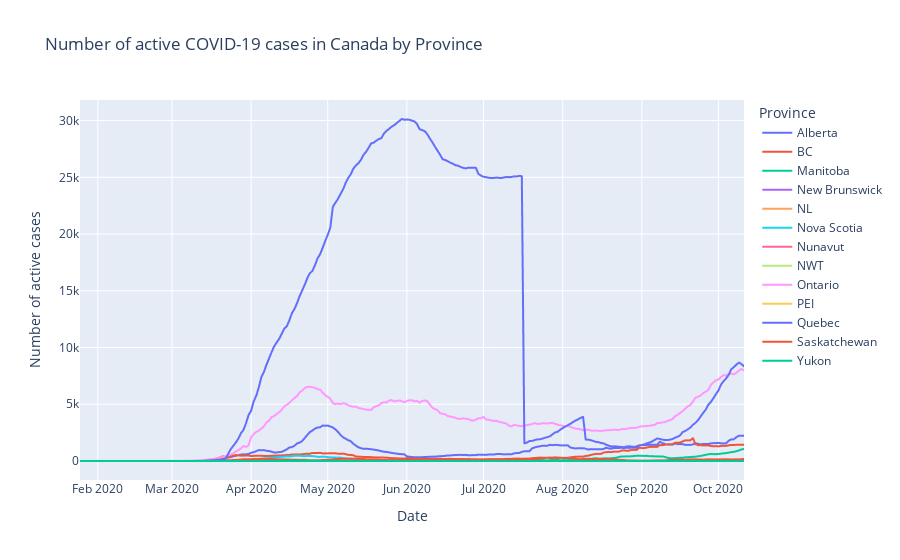

Notebook source saved alongside this figure:
### Code cell
# Plot I_it new cases for each province
fig = px.line(
    active_cases_provinces,
    x="date",
    y="active_cases",
    color="province",
    title="Number of active COVID-19 cases in Canada by Province",
    labels=dict(
        date="Date",
        active_cases="Number of active cases",
        province="Province",
    ),
    height=600,
)
fig.show()

### Figure 1 — Plotly figure (JSON) as saved in the notebook; plotly's stock layout.template omitted (floating-point values rounded to 4 significant figures; data arrays with more than 128 entries replaced by an {"elided": "..."} marker saying what was removed)
{"data": [{"hovertemplate": "Province=Alberta<br>Date=%{x}<br>Number of active cases=%{y}<extra></extra>", "legendgroup": "Alberta", "line": {"color": "#636efa", "dash": "solid"}, "mode": "lines", "name": "Alberta", "showlegend": true, "type": "scattergl", "x": {"elided": "261 str values"}, "xaxis": "x", "y": {"elided": "261 int values"}, "yaxis": "y"}, {"hovertemplate": "Province=BC<br>Date=%{x}<br>Number of active cases=%{y}<extra></extra>", "legendgroup": "BC", "line": {"color": "#EF553B", "dash": "solid"}, "mode": "lines", "name": "BC", "showlegend": true, "type": "scattergl", "x": {"elided": "261 str values"}, "xaxis": "x", "y": {"elided": "261 int values"}, "yaxis": "y"}, {"hovertemplate": "Province=Manitoba<br>Date=%{x}<br>Number of active cases=%{y}<extra></extra>", "legendgroup": "Manitoba", "line": {"color": "#00cc96", "dash": "solid"}, "mode": "lines", "name": "Manitoba", "showlegend": true, "type": "scattergl", "x": {"elided": "261 str values"}, "xaxis": "x", "y": {"elided": "261 int values"}, "yaxis": "y"}, {"hovertemplate": "Province=New Brunswick<br>Date=%{x}<br>Number of active cases=%{y}<extra></extra>", "legendgroup": "New Brunswick", "line": {"color": "#ab63fa", "dash": "solid"}, "mode": "lines", "name": "New Brunswick", "showlegend": true, "type": "scattergl", "x": {"elided": "261 str values"}, "xaxis": "x", "y": {"elided": "261 int values"}, "yaxis": "y"}, {"hovertemplate": "Province=NL<br>Date=%{x}<br>Number of active cases=%{y}<extra></extra>", "legendgroup": "NL", "line": {"color": "#FFA15A", "dash": "solid"}, "mode": "lines", "name": "NL", "showlegend": true, "type": "scattergl", "x": {"elided": "261 str values"}, "xaxis": "x", "y": {"elided": "261 int values"}, "yaxis": "y"}, {"hovertemplate": "Province=Nova Scotia<br>Date=%{x}<br>Number of active cases=%{y}<extra></extra>", "legendgroup": "Nova Scotia", "line": {"color": "#19d3f3", "dash": "solid"}, "mode": "lines", "name": "Nova Scotia", "showlegend": true, "type": "scattergl", "x": {"elided": "261 str values"}, "xaxis": "x", "y": {"elided": "261 int values"}, "yaxis": "y"}, {"hovertemplate": "Province=Nunavut<br>Date=%{x}<br>Number of active cases=%{y}<extra></extra>", "legendgroup": "Nunavut", "line": {"color": "#FF6692", "dash": "solid"}, "mode": "lines", "name": "Nunavut", "showlegend": true, "type": "scattergl", "x": {"elided": "261 str values"}, "xaxis": "x", "y": {"elided": "261 int values"}, "yaxis": "y"}, {"hovertemplate": "Province=NWT<br>Date=%{x}<br>Number of active cases=%{y}<extra></extra>", "legendgroup": "NWT", "line": {"color": "#B6E880", "dash": "solid"}, "mode": "lines", "name": "NWT", "showlegend": true, "type": "scattergl", "x": {"elided": "261 str values"}, "xaxis": "x", "y": {"elided": "261 int values"}, "yaxis": "y"}, {"hovertemplate": "Province=Ontario<br>Date=%{x}<br>Number of active cases=%{y}<extra></extra>", "legendgroup": "Ontario", "line": {"color": "#FF97FF", "dash": "solid"}, "mode": "lines", "name": "Ontario", "showlegend": true, "type": "scattergl", "x": {"elided": "261 str values"}, "xaxis": "x", "y": {"elided": "261 int values"}, "yaxis": "y"}, {"hovertemplate": "Province=PEI<br>Date=%{x}<br>Number of active cases=%{y}<extra></extra>", "legendgroup": "PEI", "line": {"color": "#FECB52", "dash": "solid"}, "mode": "lines", "name": "PEI", "showlegend": true, "type": "scattergl", "x": {"elided": "261 str values"}, "xaxis": "x", "y": {"elided": "261 int values"}, "yaxis": "y"}, {"hovertemplate": "Province=Quebec<br>Date=%{x}<br>Number of active cases=%{y}<extra></extra>", "legendgroup": "Quebec", "line": {"color": "#636efa", "dash": "solid"}, "mode": "lines", "name": "Quebec", "showlegend": true, "type": "scattergl", "x": {"elided": "261 str values"}, "xaxis": "x", "y": {"elided": "261 int values"}, "yaxis": "y"}, {"hovertemplate": "Province=Saskatchewan<br>Date=%{x}<br>Number of active cases=%{y}<extra></extra>", "legendgroup": "Saskatchewan", "line": {"color": "#EF553B", "dash": "solid"}, "mode": "lines", "name": "Saskatchewan", "showlegend": true, "type": "scattergl", "x": {"elided": "261 str values"}, "xaxis": "x", "y": {"elided": "261 int values"}, "yaxis": "y"}, {"hovertemplate": "Province=Yukon<br>Date=%{x}<br>Number of active cases=%{y}<extra></extra>", "legendgroup": "Yukon", "line": {"color": "#00cc96", "dash": "solid"}, "mode": "lines", "name": "Yukon", "showlegend": true, "type": "scattergl", "x": {"elided": "261 str values"}, "xaxis": "x", "y": {"elided": "261 int values"}, "yaxis": "y"}], "layout": {"autosize": true, "legend": {"title": {"text": "Province"}, "tracegroupgap": 0}, "title": {"text": "Number of active COVID-19 cases in Canada by Province"}, "xaxis": {"anchor": "y", "autorange": true, "domain": [0, 1], "range": ["2020-01-25", "2020-10-11"], "title": {"text": "Date"}, "type": "date"}, "yaxis": {"anchor": "x", "autorange": true, "domain": [0, 1], "range": [-1674.0, 31810.0], "title": {"text": "Number of active cases"}, "type": "linear"}}}
